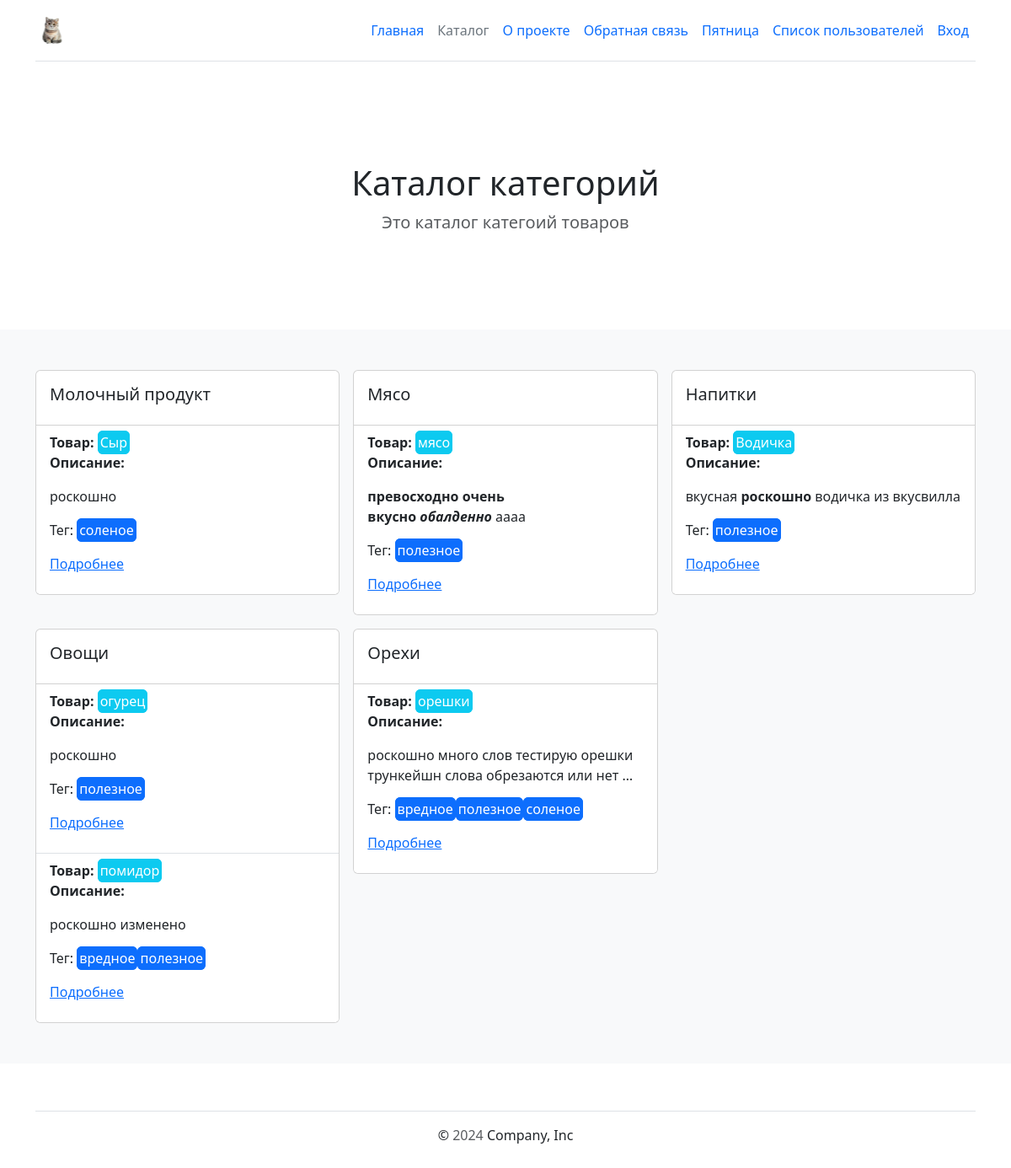
Page /catalog/ on the committed database.
### catalog/models.py (models this page shows, shortened)
class Item(core.models.AbstractModel):
    text = tinymce.models.HTMLField(
        verbose_name="текст",
        validators=[
            catalog.validators.ValidateMustContain("роскошно", "превосходно"),
        ],
        help_text="введите текст",
    )
    category = django.db.models.ForeignKey(
        Category,
        on_delete=django.db.models.CASCADE,
        default=None,
        related_name="items",
        related_query_name="item",
    )
    tags = django.db.models.ManyToManyField(
        Tag,
        related_name="items",
        related_query_name="item",
    )
    is_on_main = django.db.models.BooleanField(
        verbose_name="принадлежит к главной странице",
        default=False,
        help_text="введите принадлежит ли к главной странице товар",
    )
    created_at = django.db.models.DateTimeField(auto_now_add=True, null=True)
    updated_at = django.db.models.DateTimeField(auto_now=True, null=True)
    objects = catalog.managers.ItemManager()
    def image_tmb(self):
        if self.main_image:
            return django.utils.safestring.mark_safe(
                f"<img src='{self.main_image.image.url}' width='50'>",
            )
        return "Нет изображения"
    image_tmb.short_description = "превью"
    image_tmb.allow_tags = True
    class Meta:
        verbose_name = "товар"
        verbose_name_plural = "товары"

class Category(core.models.AbstractModel):
    slug = django.db.models.SlugField(
        max_length=200,
        unique=True,
        validators=[django.core.validators.validate_slug],
        verbose_name="слаг",
        help_text="введите слаг",
    )
    weight = django.db.models.PositiveSmallIntegerField(
        default=100,
        verbose_name="вес",
        validators=[catalog.validators.validate_int_from_1_to_32767],
        help_text="введите вес",
    )
    normalized_name = django.db.models.CharField(
        max_length=150,
        unique=False,
        blank=True,
        default=None,
        null=True,
    )
    class Meta:
        verbose_name = "категория"
        verbose_name_plural = "категории"

class Tag(core.models.AbstractModel):
    slug = django.db.models.SlugField(
        max_length=200,
        unique=True,
        validators=[django.core.validators.validate_slug],
        verbose_name="слаг",
        help_text="введите слаг",
    )
    normalized_name = django.db.models.CharField(
        max_length=150,
        unique=False,
        blank=True,
        default=None,
        null=True,
    )
    class Meta:
        verbose_name = "тег"
        verbose_name_plural = "теги"
    def __str__(self):
        return self.name

### catalog/views.py (the view)
class ItemListView(django.views.generic.ListView):
    template_name = "catalog/item_list.html"
    context_object_name = "items"
    queryset = catalog.models.Item.objects.published().only(
        catalog.models.Item.name.field.name,
        catalog.models.Item.text.field.name,
        catalog.models.Item.category.field.name,
    )
    def get_context_data(self, **kwargs):
        context = super().get_context_data(**kwargs)
        context["title"] = "Список товаров"
        return context

### lyceum/context_processors.py (called while the page is built)
def birthday_context_processor(request):
    user_offset = request.COOKIES.get("user_offset")
    current_time_utc = timezone.now()
    if user_offset:
        try:
            hours_offset = float(user_offset)
            user_time = current_time_utc + timedelta(hours=hours_offset)
        except ValueError:
            user_time = current_time_utc
    else:
        user_time = current_time_utc
    current_date = user_time.date()
    birthday_people = (
        User.objects.filter(
            profile__birthday__day=current_date.day,
            profile__birthday__month=current_date.month,
        )
        .select_related("profile")
        .only(
            "email",
            "first_name",
            "profile__birthday",
        )
    )
    return {
        "birthday_people": birthday_people,
    }

### templates/catalog/item_list.html
{% extends "base.html" %}
{% load static %}
{% load i18n %}
{% block content %}
<section class="py-5 text-center container">
  <div class="row py-lg-5">
    <div class="col-lg-6 col-md-8 mx-auto">
      <h1 class="fw-light">Каталог категорий</h1>
      <p class="lead text-muted">Это каталог категоий товаров</p>
    </div>
  </div>
</section>
<div class="album py-5 bg-light">
  <div class="container">
    <div class="row row-cols-1 row-cols-sm-2 row-cols-md-3 g-3">
      {% for item_category in items %}
      {% ifchanged item_category.category.name %}
      <div class="col">
        <div class="card">
          <div class="card-body">
            <h5 class="card-title">{{ item_category.category.name|capfirst }}</h5>
          </div>
          <ul class="list-group list-group-flush">
            {% for item in items %}
            {% if item.category.name == item_category.category.name %}
            <li class="list-group-item">
              <b>Товар:</b>
              <span class="border border-3 border-info bg-info rounded-2 text-white"
                >{{ item.name }}</span
              >
              <p class="card-text"><b>Описание:</b> {{ item.text|safe|truncatewords_html:10 }}</p>
              <p>
              Тег: {% for i in item.tags.all %}<span
                class="border border-3 border-primary bg-primary rounded-2 text-white"
                >{{ i }}</span
              >{% endfor %}
              </p>
              <p><a href="{% url 'catalog:default-converter-page' item.id %}" class="card-link"
                >Подробнее</a
              ></p>
            </li>
            {% endif %}
            {% endfor %}
          </ul>
        </div>
      </div>
      {% endifchanged %}
      {% empty %} Пустой список, ошибка!!! {% endfor %}
    </div>
  </div>
</div>
{% endblock content %}

### rows in the picture
Item: category.name "Молочный продукт", name "Сыр", text "роскошно"
Tag: name "соленое"
Item: category.name "Мясо", name "мясо", text "превосходно очень вкусно обалденно аааа"
Tag: name "полезное"
Item: category.name "Напитки", name "Водичка", text "вкусная роскошно водичка из вкусвилла"
Item: category.name "Овощи", name "огурец", text "роскошно"
Item: name "помидор", text "роскошно изменено"
Tag: name "вредное"
Item: category.name "Орехи", name "орешки", text "роскошно много слов тестирую орешки трункейшн слова обрезаются или нет …"
